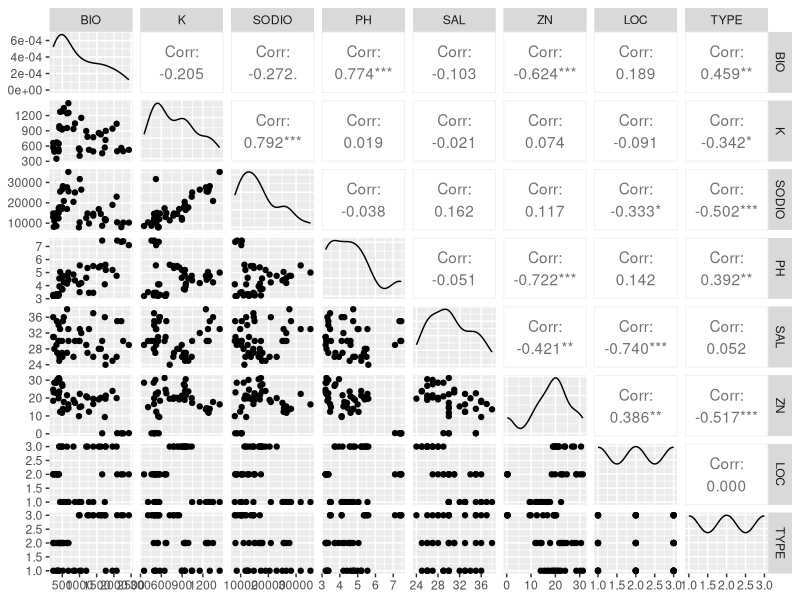
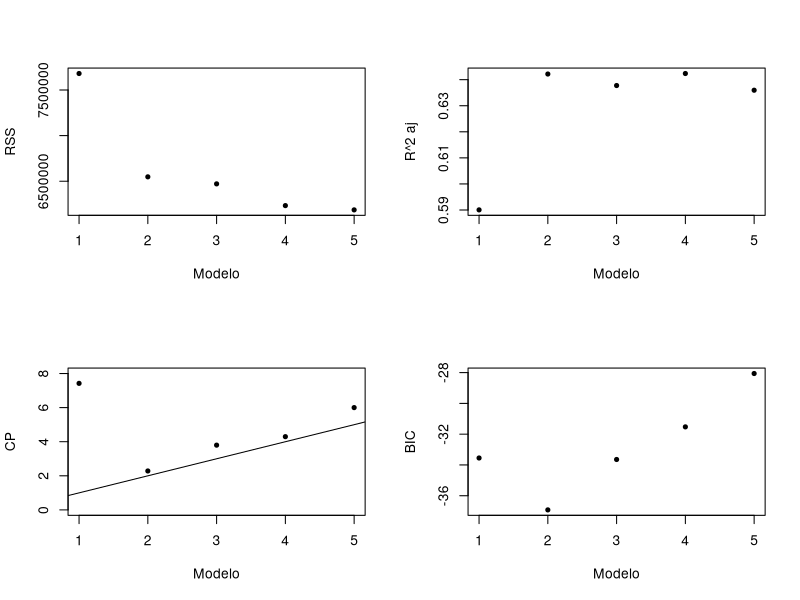
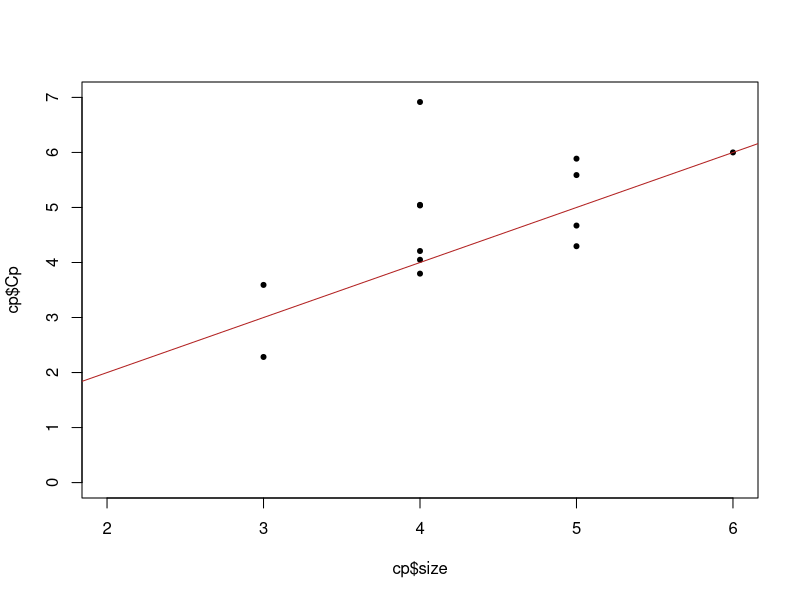
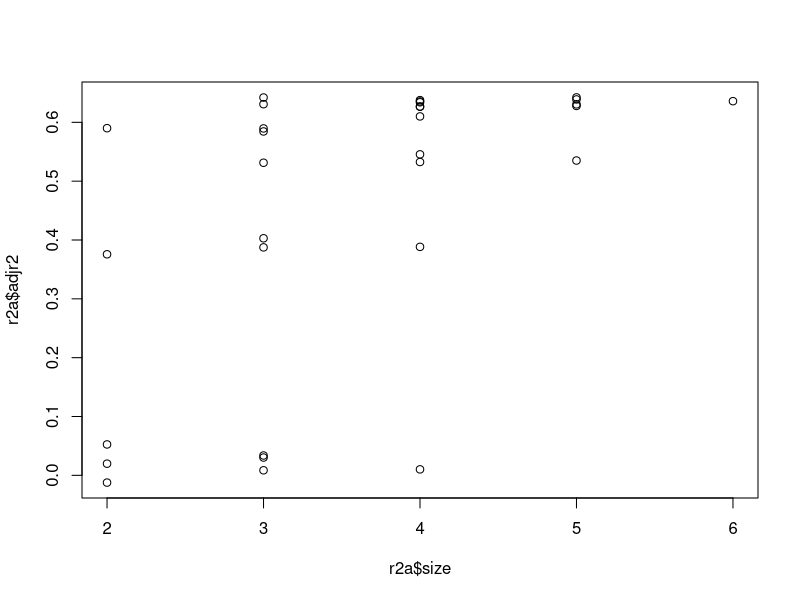

R code for these plots, in order:
library(leaps)
library(readxl)
library(GGally)

#Producción de biomasa en el estuario Cape Fear. 3 tipos de vegetación en 3 regiones. 
#Se analizan variables del sustrato

bio<-read_excel("Biomasa.xls")
attach(bio)
x<-cbind(K,SODIO,PH,SAL,ZN)

ggpairs(bio)
cor(bio)
reg<-lm(BIO~K+SODIO+PH+SAL+ZN)
summary(reg)

#pruebo con seleccion de variables

forw<-regsubsets(BIO~x,data = bio, method = "exhaustive")

summary(forw)

par(mfrow=c(2,2))
plot(summary(forw)$rss,pch=20,xlab="Modelo", ylab= "RSS")
plot(summary(forw)$adjr2,pch=20,xlab="Modelo", ylab= "R^2 aj")
plot(1:5,summary(forw)$cp,pch=20,ylim=c(0,8),xlab="Modelo", ylab= "CP")
abline(0,1)
plot(summary(forw)$bic,pch=20,xlab="Modelo", ylab= "BIC")
par(mfrow=c(1,1))

#el modelo 2 es el mejor

# es el que tiene sodio y ph


####################################



reg2<-lm(BIO~SODIO+PH)
summary(reg2)

#Probamos con la función LEAPS para ver todos los casos posibles

#CP
cp<-leaps(x,BIO,method = "Cp")
plot(cp$size,cp$Cp,ylim = c(0,7), pch=20)
abline(0,1, col="firebrick")
identify(cp$size,cp$Cp,n=1)
#el mejor parece el 17, tiene 4 variables, considerando el criterio Cp

cp$which[17+5,]

#si considero el criterio de R2 ajustados
r2a<-leaps(x,BIO,method = "adjr2")
plot(r2a$size, r2a$adjr2)
which.max(r2a$adjr2)
r2a$which[26,]
